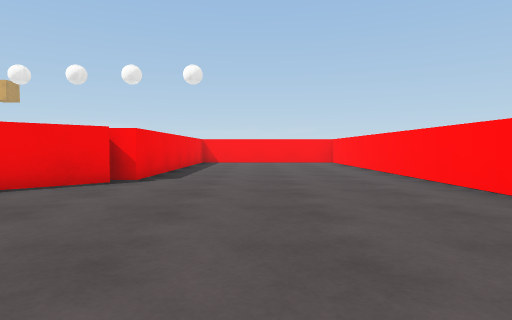
View 1 (above)

12 first-person views from a walk through a 3-D level made in the Unity game engine. The camera is 0.62 m above the floor, tilts 2° down and sees 75° across. The floor is counted in squares, 1 m on a side. Each view is taken from the middle of a square. On the plan, view 1 faces up. The plan holds only what a view shows up to about 10 squares ahead; the rest is blank. The place goes on beyond the plan. The player character is not drawn. Surface patterns are stand-ins for the level's own textures.

View 2
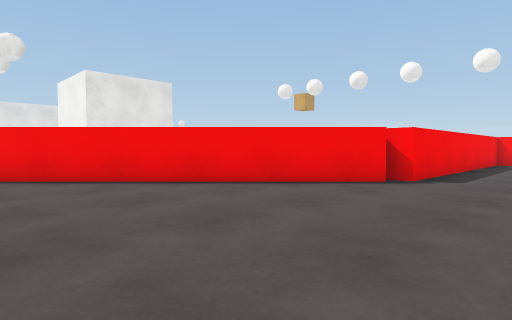

View 3
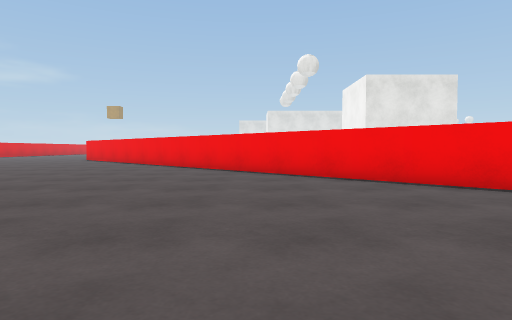

View 4
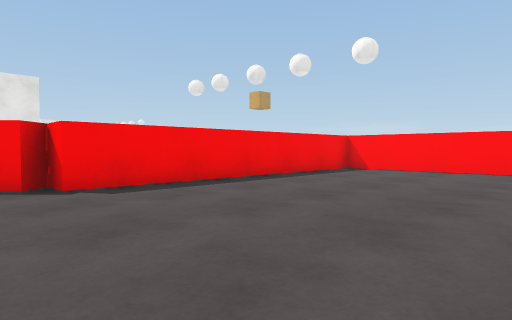

View 5
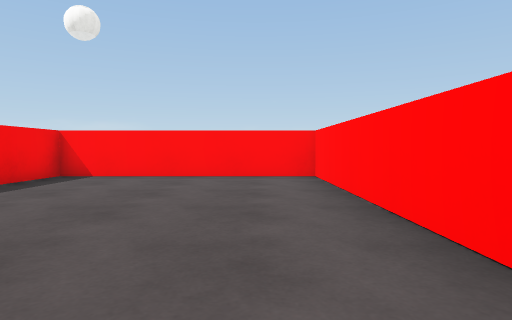

View 6
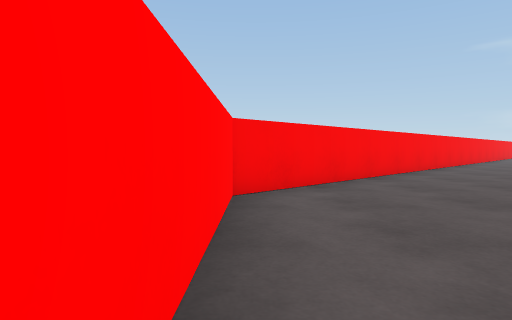

View 7
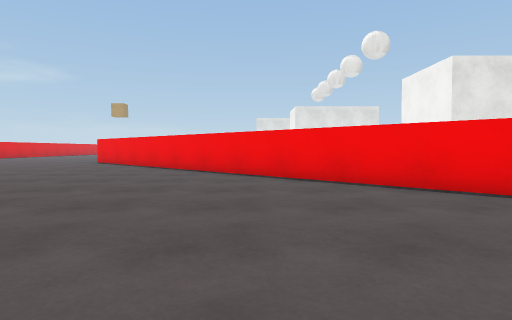

View 8
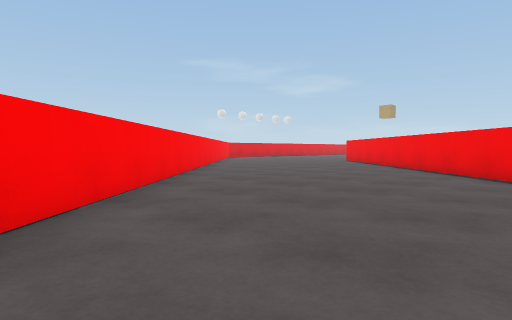

View 9
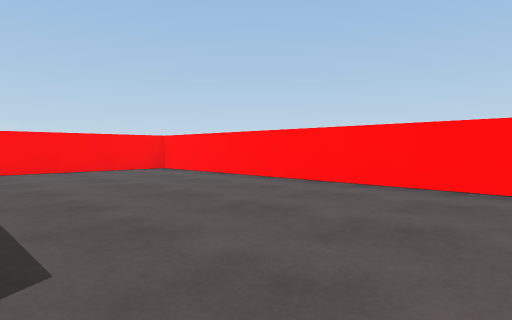

View 10
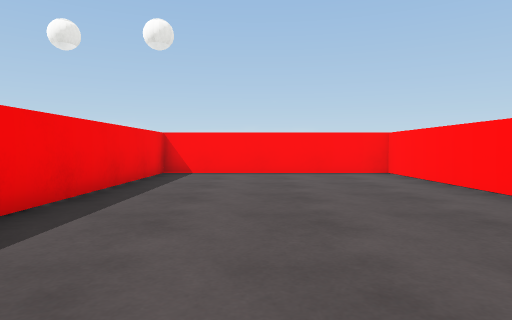

View 11
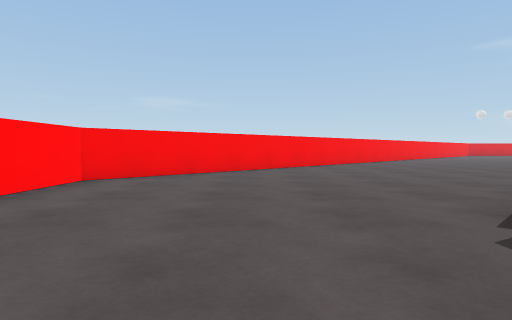

View 12
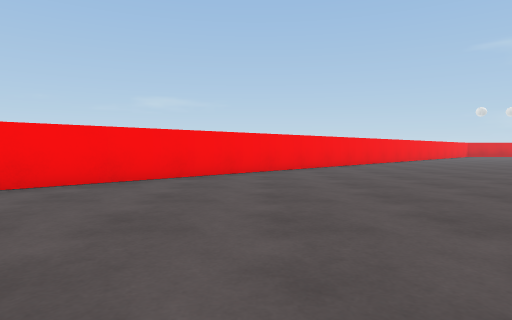

### Floor plan
Points are (right, up) in squares from view 1. A wall is a line through its corners. A room is listed if a view was taken in it or the views show most of it. See-through windows are left out.
Room 1 (views 1, 2, 3, 4, 5, 6, 7, 8, 9, 10, 11, 12)
walls: (-3.9, -4.5) (3.3, 2.7) (3.3, 14.3) (-2.3, 14.3) (-2.3, 6.4) (-3, 6.4) (-2.6, 6) (-13, -4.4)

Where each view was taken, in squares from view 1:
view 1: 0 up, 0 right, facing up
view 2: 0 up, 0 right, facing up-left
view 3: 0 up, 0 right, facing left
view 4: 5 up, 3 right, facing up-left
view 5: 7 up, 2 right, facing up
view 6: 7 up, 3 right, facing down
view 7: 2 down, 3 left, facing left
view 8: 0 up, 2 left, facing down-left
view 9: 5 up, 2 left, facing up-right
view 10: 6 up, 0 right, facing up
view 11: 9 up, 0 right, facing down
view 12: 6 up, 2 left, facing down
